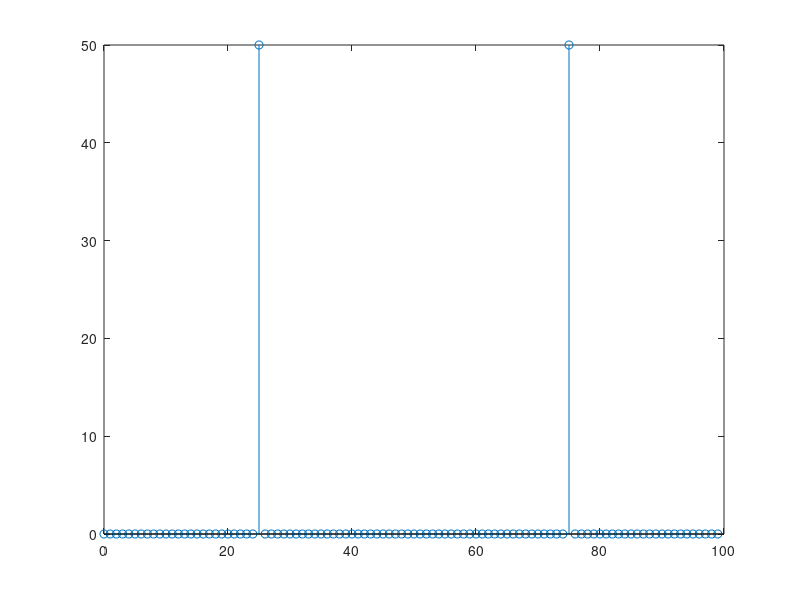

MATLAB code for this plot:
clc;
clear;
hang=2;
lie=2;
count=1;
%====================================
N=100;
n=0:1:N-1;
xn=sin(0.5*pi.*n);
XK=fft(xn,N);
XK=abs(XK);
stem(n,XK);
 